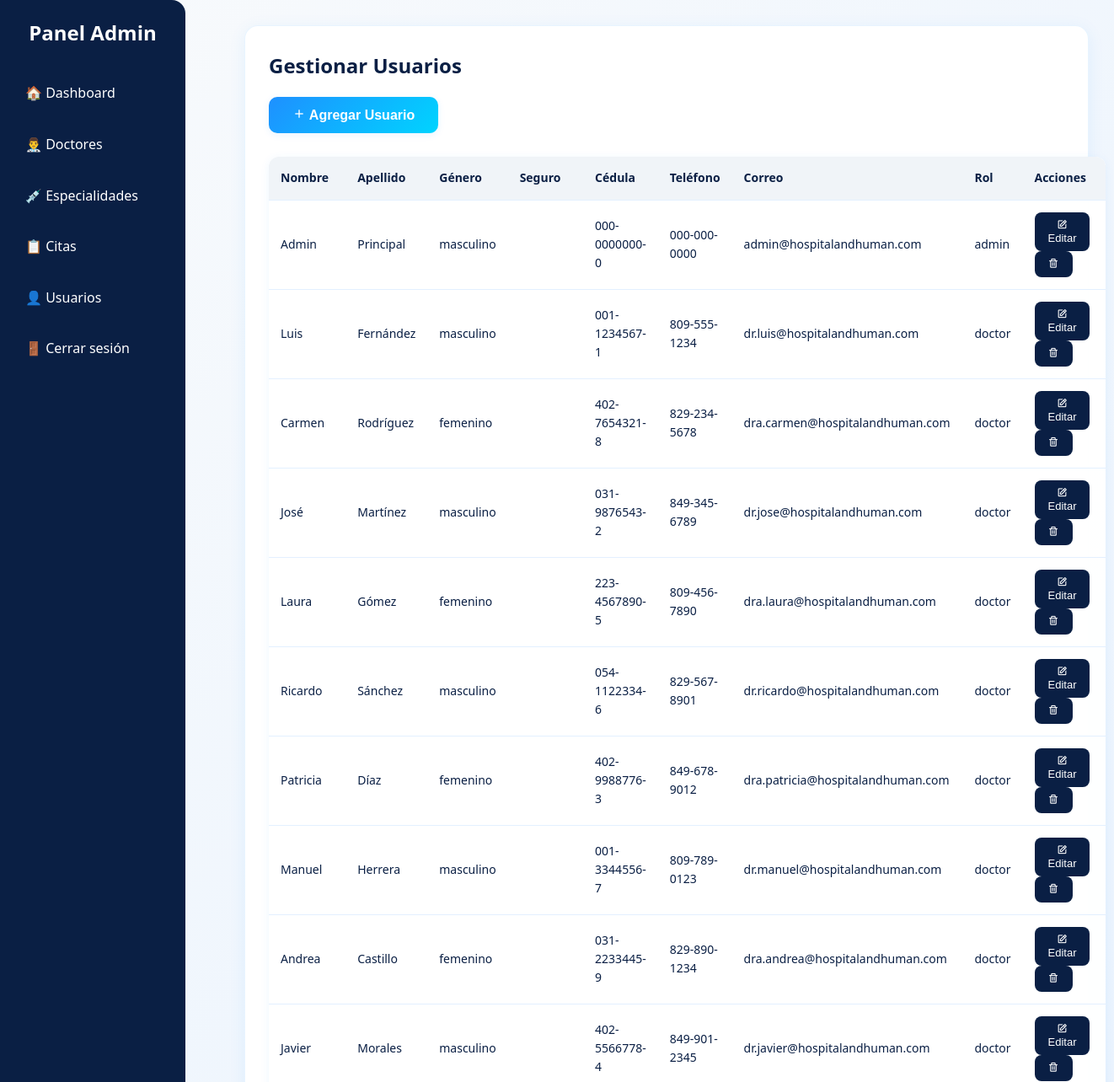
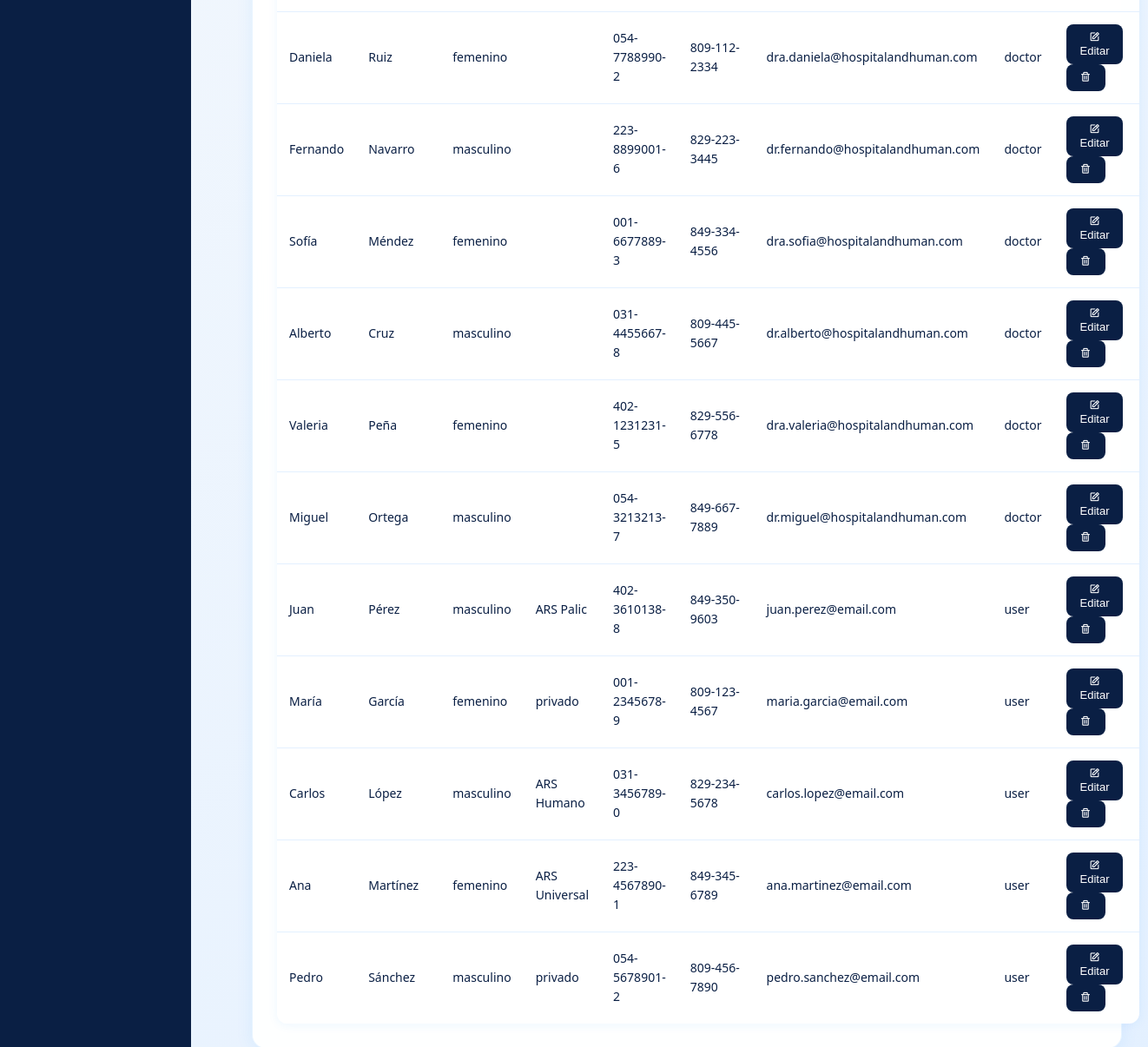
The app's page /admin/usuarios.php (signed in) with its own data (2 pictures, top to bottom).
### tables this page shows
CREATE TABLE `usuarios` (
  `id` int(11) NOT NULL AUTO_INCREMENT,
  `nombre` varchar(50) NOT NULL,
  `apellido` varchar(50) NOT NULL,
  `cedula` varchar(20) UNIQUE DEFAULT NULL,
  `telefono` varchar(20) DEFAULT NULL,
  `correo` varchar(100) NOT NULL UNIQUE,
  `password` varchar(255) NOT NULL,
  `seguro` varchar(50) DEFAULT NULL,
  `genero` enum('masculino','femenino') DEFAULT NULL,
  `rol` varchar(20) DEFAULT 'user',
  `fecha_registro` timestamp NOT NULL DEFAULT CURRENT_TIMESTAMP,
  PRIMARY KEY (`id`),
  UNIQUE KEY `correo_unique` (`correo`),
  UNIQUE KEY `cedula_unique` (`cedula`),
  INDEX `idx_rol` (`rol`),
  INDEX `idx_correo` (`correo`)
);

### config/db.php (called while the page is built, shortened)
<?php
$host = "localhost";
$db   = "citas_medicas";
$user = "root";
$pass = "";
$debug = true;
$options = [
    PDO::ATTR_ERRMODE            => PDO::ERRMODE_EXCEPTION,
    PDO::ATTR_DEFAULT_FETCH_MODE => PDO::FETCH_ASSOC,
    PDO::ATTR_EMULATE_PREPARES   => false,
];
try {
    $pdo = new PDO(
        "mysql:host=$host;dbname=$db;charset=utf8mb4",
        $user,
        $pass,
        $options
    );
} catch (PDOException $e) {
    if($debug){
        die("Error de conexión: " . $e->getMessage());
    } else {
        die("Error de conexión con la base de datos.");
    }
}
function db() {
    global $pdo;
    return $pdo;
}
function db_query(string $sql, array $params = []) {
    $stmt = db()->prepare($sql);
    $stmt->execute($params);
    return $stmt;
}
function db_fetch_all(string $sql, array $params = []) {
    return db_query($sql, $params)->fetchAll();
}
?>

### admin/usuarios.php (the view, shortened to what this page needs)
<?php
require_once("../config/db.php");
$usuarios = db_fetch_all("SELECT * FROM usuarios ORDER BY fecha_registro DESC");
?>
<!DOCTYPE html>
<html lang="es">
<head>
    <link rel="stylesheet" href="../assets/css/style.css">
    <link href="https://cdn.jsdelivr.net/npm/boxicons@2.1.4/css/boxicons.min.css" rel="stylesheet">
</head>
<body>
    <?php include('sidebar.php'); ?>
    <div class="main">
        <div class="card">
            <h2>Gestionar Usuarios</h2>
            <button class="btn-add" onclick="abrirAdd()"><i class='bx bx-plus'></i> Agregar Usuario</button>
            <table>
                <tr>
                    <th>Nombre</th>
                    <th>Apellido</th>
                    <th>Género</th>
                    <th>Seguro</th>
                    <th>Cédula</th>
                    <th>Teléfono</th>
                    <th>Correo</th>
                    <th>Rol</th>
                    <th>Acciones</th>
                </tr>
                <?php foreach($usuarios as $u): ?>
                <tr>
                    <td><?= $u['nombre'] ?></td>
                    <td><?= $u['apellido'] ?></td>
                    <td><?= $u['genero'] ?></td>
                    <td><?= $u['seguro'] ?></td>
                    <td><?= $u['cedula'] ?></td>
                    <td><?= $u['telefono'] ?></td>
                    <td><?= $u['correo'] ?></td>
                    <td><?= $u['rol'] ?></td>
                    <td>
                        <button onclick="abrirEdit(<?= htmlspecialchars(json_encode($u)) ?>)"><i class='bx bx-edit'></i> Editar</button>
                        <button onclick="eliminarUsuario(<?= $u['id'] ?>)"><i class='bx bx-trash'></i></button>
                    </td>
                </tr>
                <?php endforeach; ?>
            </table>
        </div>
    </div>
</body>
</html>

### assets/css/style.css (style rules this page uses)
:root { --primary: #0a1f44; --secondary: #1e90ff; --background: #FBFBFB; --white: #ffffff; --text: #222; --text-light: #555; --success: #28a745; --error: #dc3545; --warning: #ffc107; --info: #17a2b8; --radius: 14px; --radius-sm: 8px; --transition: all 0.3s ease; --transition-fast: all 0.15s ease; --transition-slow: all 0.5s ease; --shadow-sm: 0 2px 8px rgba(0,0,0,0.05); --shadow-md: 0 8px 25px rgba(0,0,0,0.08); --shadow-lg: 0 15px 35px rgba(0,0,0,0.1); --bg-default-light: #fbfbfb; --bg-default-dark: #0f172a; --text-default-light: #222; --text-default-dark: #e2e8f0; --card-light: #ffffff; --card-dark: #1e293b; --border-light: #e2e8f0; --border-dark: #334155; }
* { margin: 0; padding: 0; box-sizing: border-box; }
html { scroll-behavior: smooth; }
body { font-family: 'Segoe UI', Tahoma, Geneva, Verdana, sans-serif; background: var(--background); color: var(--text); line-height: 1.6; -webkit-font-smoothing: antialiased; -moz-osx-font-smoothing: grayscale; margin: 0 !important; padding: 0 !important; transition: background-color 0.3s ease, color 0.3s ease; }

### admin/usuarios.php (style rules this page uses)
:root { --primary: #0a1f44; --secondary: #1e90ff; --accent: #00d4ff; --bg-light: #f8fafc; }
body { font-family: 'Segoe UI', Tahoma, Geneva, Verdana, sans-serif; background: linear-gradient(135deg, var(--bg-light) 0%, #e3f0ff 100%); color: var(--primary); min-height: 100vh; }
.main { margin-left: 260px; padding: 30px; }
.card { background: rgba(255,255,255,0.95); backdrop-filter: blur(12px); border-radius: 16px; padding: 28px; box-shadow: 0 4px 20px rgba(30, 144, 255, 0.08); border: 1.5px solid rgba(30, 144, 255, 0.1); margin-bottom: 30px; }
.card h2 { font-size: 24px; font-weight: 800; margin-bottom: 18px; }
.btn-add { background: linear-gradient(135deg, var(--secondary) 0%, var(--accent) 100%); color: #fff; padding: 12px 28px; border: none; border-radius: 10px; font-weight: 600; font-size: 16px; margin-bottom: 18px; cursor: pointer; transition: 0.2s; box-shadow: 0 2px 8px rgba(30,144,255,0.10); }
table { width: 100%; border-collapse: collapse; margin-top: 10px; background: rgba(255,255,255,0.95); border-radius: 12px; overflow: hidden; box-shadow: 0 2px 12px rgba(30,144,255,0.07); }
th, td { padding: 14px; border-bottom: 1px solid #e3f0ff; text-align: left; font-size: 14px; }
th { background: #f0f4f8; color: var(--primary); font-weight: 700; }
tr:last-child td { border-bottom: none; }
button { padding: 8px 16px; border: none; border-radius: 8px; background: var(--primary); color: #fff; cursor: pointer; transition: 0.2s; margin-right: 5px; font-size: 13px; }

### records on screen
usuarios: nombre "Admin", apellido "Principal", genero "masculino", cedula "000-0000000-0", telefono "000-000-0000", correo "admin@hospitalandhuman.com", rol "admin"
usuarios: nombre "Luis", apellido "Fernández", genero "masculino", cedula "001-1234567-1", telefono "809-555-1234", correo "dr.luis@hospitalandhuman.com", rol "doctor"
usuarios: nombre "Carmen", apellido "Rodríguez", genero "femenino", cedula "402-7654321-8", telefono "829-234-5678", correo "dra.carmen@hospitalandhuman.com", rol "doctor"
usuarios: nombre "José", apellido "Martínez", genero "masculino", cedula "031-9876543-2", telefono "849-345-6789", correo "dr.jose@hospitalandhuman.com", rol "doctor"
usuarios: nombre "Laura", apellido "Gómez", genero "femenino", cedula "223-4567890-5", telefono "809-456-7890", correo "dra.laura@hospitalandhuman.com", rol "doctor"
usuarios: nombre "Ricardo", apellido "Sánchez", genero "masculino", cedula "054-1122334-6", telefono "829-567-8901", correo "dr.ricardo@hospitalandhuman.com", rol "doctor"
usuarios: nombre "Patricia", apellido "Díaz", genero "femenino", cedula "402-9988776-3", telefono "849-678-9012", correo "dra.patricia@hospitalandhuman.com", rol "doctor"
usuarios: nombre "Manuel", apellido "Herrera", genero "masculino", cedula "001-3344556-7", telefono "809-789-0123", correo "dr.manuel@hospitalandhuman.com", rol "doctor"
usuarios: nombre "Andrea", apellido "Castillo", genero "femenino", cedula "031-2233445-9", telefono "829-890-1234", correo "dra.andrea@hospitalandhuman.com", rol "doctor"
usuarios: nombre "Javier", apellido "Morales", genero "masculino", cedula "402-5566778-4", telefono "849-901-2345", correo "dr.javier@hospitalandhuman.com", rol "doctor"
usuarios: nombre "Daniela", apellido "Ruiz", genero "femenino", cedula "054-7788990-2", telefono "809-112-2334", correo "dra.daniela@hospitalandhuman.com", rol "doctor"
usuarios: nombre "Fernando", apellido "Navarro", genero "masculino", cedula "223-8899001-6", telefono "829-223-3445", correo "dr.fernando@hospitalandhuman.com", rol "doctor"
usuarios: nombre "Sofía", apellido "Méndez", genero "femenino", cedula "001-6677889-3", telefono "849-334-4556", correo "dra.sofia@hospitalandhuman.com", rol "doctor"
usuarios: nombre "Alberto", apellido "Cruz", genero "masculino", cedula "031-4455667-8", telefono "809-445-5667", correo "dr.alberto@hospitalandhuman.com", rol "doctor"
usuarios: nombre "Valeria", apellido "Peña", genero "femenino", cedula "402-1231231-5", telefono "829-556-6778", correo "dra.valeria@hospitalandhuman.com", rol "doctor"
usuarios: nombre "Miguel", apellido "Ortega", genero "masculino", cedula "054-3213213-7", telefono "849-667-7889", correo "dr.miguel@hospitalandhuman.com", rol "doctor"
usuarios: nombre "Juan", apellido "Pérez", genero "masculino", seguro "ARS Palic", cedula "402-3610138-8", telefono "849-350-9603", correo "juan.perez@email.com", rol "user"
usuarios: nombre "María", apellido "García", genero "femenino", seguro "privado", cedula "001-2345678-9", telefono "809-123-4567", correo "maria.garcia@email.com", rol "user"
usuarios: nombre "Carlos", apellido "López", genero "masculino", seguro "ARS Humano", cedula "031-3456789-0", telefono "829-234-5678", correo "carlos.lopez@email.com", rol "user"
usuarios: nombre "Ana", apellido "Martínez", genero "femenino", seguro "ARS Universal", cedula "223-4567890-1", telefono "849-345-6789", correo "ana.martinez@email.com", rol "user"
usuarios: nombre "Pedro", apellido "Sánchez", genero "masculino", seguro "privado", cedula "054-5678901-2", telefono "809-456-7890", correo "pedro.sanchez@email.com", rol "user"
